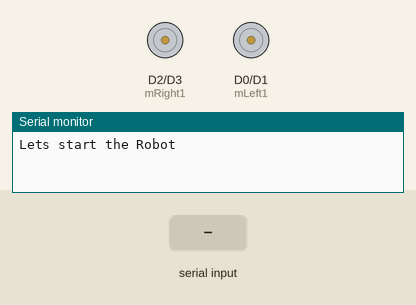
Recording of a sketch running on a simulated ESP8266 (NodeMCU). On the bench: motor-driver pin pairs drawn as motors (green arrow = first pin HIGH = forward, orange = second pin HIGH = backward, longer = more drive), the last lines printed to the serial monitor. Inputs (shaded band) come from the test bench.

Above: at 1.2 s.
1.3 s: "w" received over Serial
At 2.1 s:
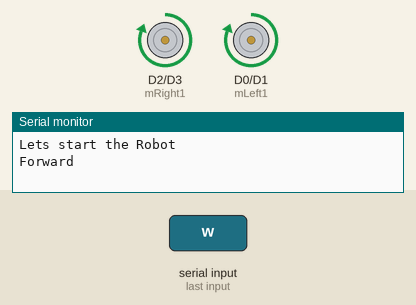
2.8 s: "s" received over Serial
At 3.3 s:
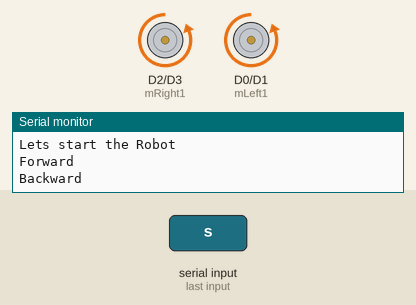
4.3 s: "a" received over Serial
At 5.5 s:
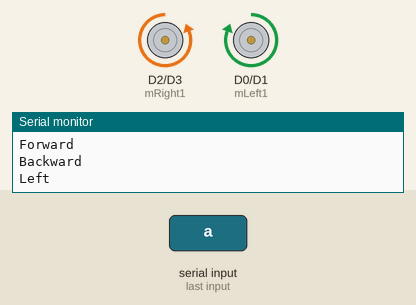
5.8 s: "d" received over Serial
At 6.8 s:
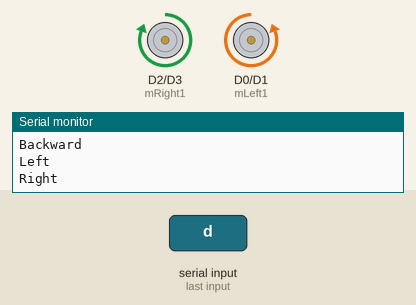
Timing chart, 0 to 8.3 s (numbered marks = the images above; inputs shaded):
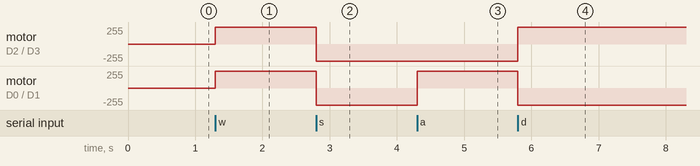

The sketch:

rday2.ino
```cpp
//left motor
#define mLeft1 D0
#define mLeft2 D1
//right Motor
#define mRight1 D2
#define mRight2 D3

void setup() {
  // put your setup code here, to run once:
  pinMode(mLeft1,OUTPUT);
  pinMode(mLeft2,OUTPUT);
  pinMode(mRight1,OUTPUT);
  pinMode(mRight2,OUTPUT);
  Serial.begin(9600);
  Serial.println("Lets start the Robot");
}
void forward(){
  //for forward
    digitalWrite(mLeft1,1);
    digitalWrite(mLeft2,0);
    digitalWrite(mRight1,1);
    digitalWrite(mRight2,0);
  }
void backward(){
    digitalWrite(mLeft1,0);
    digitalWrite(mLeft2,1);
    digitalWrite(mRight1,0);
    digitalWrite(mRight2,1);
  }
void left(){
    digitalWrite(mLeft1,1);
    digitalWrite(mLeft2,0);
    digitalWrite(mRight1,0);
    digitalWrite(mRight2,1);
    }
void right(){
    digitalWrite(mLeft1,0);
    digitalWrite(mLeft2,1);
    digitalWrite(mRight1,1);
    digitalWrite(mRight2,0);
  }
void m_stop(){
    digitalWrite(mLeft1,0);
    digitalWrite(mLeft2,0);
    digitalWrite(mRight1,0);
    digitalWrite(mRight2,0);
  }
void loop() {
  // put your main code here, to run repeatedly:
  if(Serial.available()>0){
      char data=Serial.read();
//      Serial.print("data:");
//      Serial.print(data);
//      Serial.print("   ");
      if(data=='w'){
          //forward
          forward();
          Serial.println("Forward");
        }
      if(data=='s'){
          //backward
          backward();
          Serial.println("Backward");
        }
      if(data=='a'){
          //left
          left();
          Serial.println("Left");
        }
      if(data=='d'){
          //right
          right();
          Serial.println("Right");
        }
      if(data=='q'){
          //stop
          m_stop();
          Serial.println("Stop");
        }
    }
}
```

Measured:
- after the input at 1.3 s, motor on D2 (mRight1) / D3 (mRight2), motor on D0 (mLeft1) / D1 (mLeft2): stopped → forward 255/255 at once
- after the input at 2.8 s, motor on D2 (mRight1) / D3 (mRight2), motor on D0 (mLeft1) / D1 (mLeft2): forward 255/255 → backward 255/255 at once
- after the input at 4.3 s, motor on D0 (mLeft1) / D1 (mLeft2): backward 255/255 → forward 255/255 at once
- after the input at 5.8 s, motor on D2 (mRight1) / D3 (mRight2): backward 255/255 → forward 255/255 at once; motor on D0 (mLeft1) / D1 (mLeft2): forward 255/255 → backward 255/255 at once
